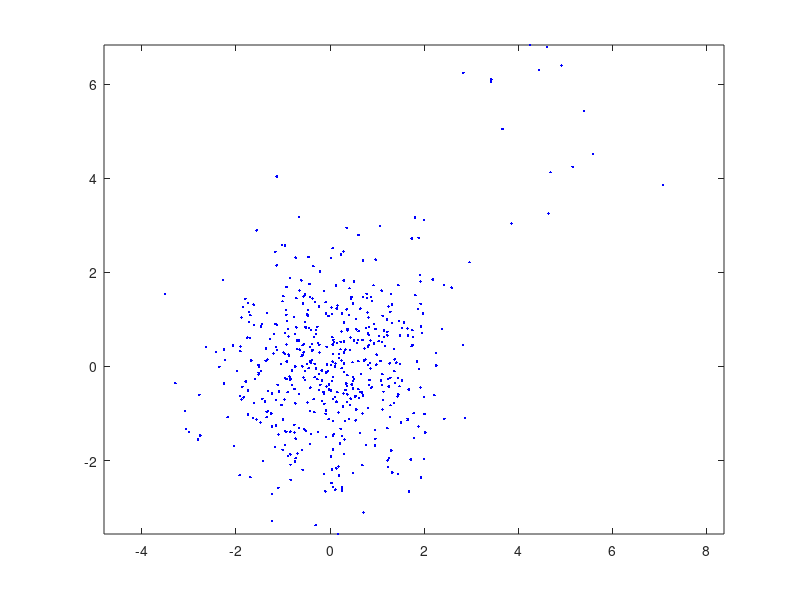

Reproduce this figure in MATLAB. (Note: this script raises an error after producing the figure.)
% Example 7.5.3
% "Introduction to Pattern Recognition: A MATLAB Approach"
% S. Theodoridis, A. Pikrakis, K. Koutroumbas, D. Cavouras

close('all');
clear

% 1. Generate the data set X5
randn('seed',0)
m=[0 0; 5 5];
S(:,:,1)=1.5*eye(2);
S(:,:,2)=eye(2);
n_points=[500 15];
X5=[];
for i=1:2
    X5=[X5; mvnrnd(m(i,:),S(:,:,i),n_points(i))];
end
X5=X5';

% Plot the dataset
figure(1), plot(X5(1,:),X5(2,:),'.b')
figure(1), axis equal

% 2. Apply the k-means algorithm and plot the results
m=2;
[l,N]=size(X5);
rand('seed',0)
theta_ini=rand(l,m);
[theta,bel,J]=k_means(X5,theta_ini);

% Plot X5, using different colors for points from different clusters
figure(2), hold on
figure(2), plot(X5(1,bel==1),X5(2,bel==1),'r.',...
X5(1,bel==2),X5(2,bel==2),'g*',X5(1,bel==3),X5(2,bel==3),'bo',...
X5(1,bel==4),X5(2,bel==4),'cx',X5(1,bel==5),X5(2,bel==5),'md',...
X5(1,bel==6),X5(2,bel==6),'yp',X5(1,bel==7),X5(2,bel==7),'ks')
figure(2), plot(theta(1,:),theta(2,:),'k+')
figure(2), axis equal
